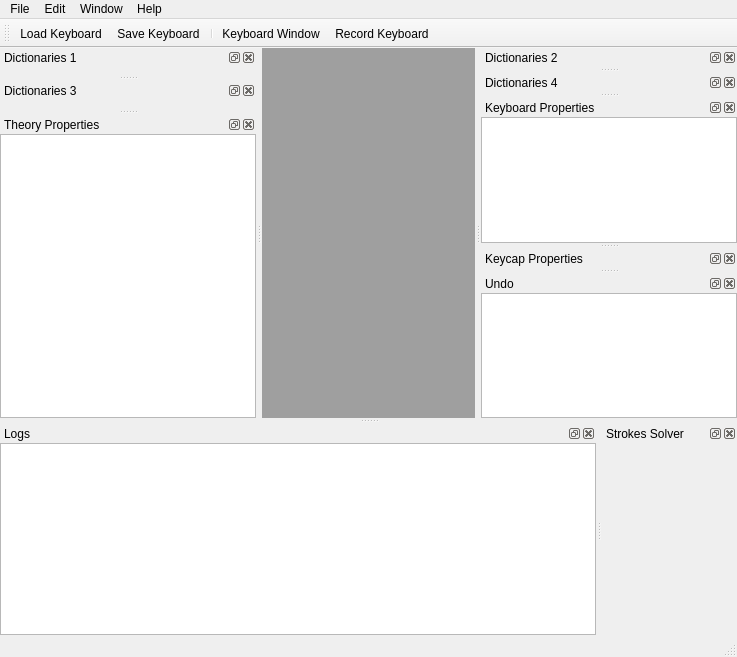
<?xml version="1.0" encoding="UTF-8"?>
<ui version="4.0">
 <class>MainWindow</class>
 <widget class="QMainWindow" name="MainWindow">
  <property name="geometry">
   <rect>
    <x>0</x>
    <y>0</y>
    <width>737</width>
    <height>657</height>
   </rect>
  </property>
  <property name="windowTitle">
   <string>Programmer Steno Tutor</string>
  </property>
  <property name="windowIcon">
   <iconset resource="../../Resources/ProgrammerStenoTutor.qrc">
    <normaloff>:/Icons/ProgrammerStenoTutor.png</normaloff>:/Icons/ProgrammerStenoTutor.png</iconset>
  </property>
  <widget class="QWidget" name="centralWidget">
   <layout class="QGridLayout" name="gridLayout_6">
    <property name="leftMargin">
     <number>0</number>
    </property>
    <property name="topMargin">
     <number>0</number>
    </property>
    <property name="rightMargin">
     <number>0</number>
    </property>
    <property name="bottomMargin">
     <number>0</number>
    </property>
    <item row="0" column="0">
     <widget class="QMdiArea" name="mdiArea"/>
    </item>
   </layout>
  </widget>
  <widget class="QMenuBar" name="menuBar">
   <property name="geometry">
    <rect>
     <x>0</x>
     <y>0</y>
     <width>737</width>
     <height>22</height>
    </rect>
   </property>
   <widget class="QMenu" name="menuFile">
    <property name="title">
     <string>File</string>
    </property>
    <widget class="QMenu" name="menuTheory">
     <property name="title">
      <string>Theory</string>
     </property>
     <property name="icon">
      <iconset resource="../../Resources/ProgrammerStenoTutor.qrc">
       <normaloff>:/Icons/graduation-hat.png</normaloff>:/Icons/graduation-hat.png</iconset>
     </property>
     <addaction name="actionLoad_Theory"/>
     <addaction name="actionLoad_Default_Theory"/>
     <addaction name="actionSave_Theory_as"/>
     <addaction name="separator"/>
     <addaction name="actionImport_Dictionaries"/>
     <addaction name="separator"/>
     <addaction name="actionWrite_Markdown_Files_To"/>
     <addaction name="actionWrite_Markdown_Files"/>
    </widget>
    <widget class="QMenu" name="menuKeyboard">
     <property name="title">
      <string>Keyboard</string>
     </property>
     <property name="icon">
      <iconset resource="../../Resources/ProgrammerStenoTutor.qrc">
       <normaloff>:/Icons/keyboard-full.png</normaloff>:/Icons/keyboard-full.png</iconset>
     </property>
     <addaction name="actionLoad_Keyboard"/>
     <addaction name="actionLoad_Default_Keyboard"/>
     <addaction name="actionSave_Keyboard_as"/>
     <addaction name="actionSave_Keyboard"/>
     <addaction name="separator"/>
     <addaction name="actionImport_Default_Keyboard_Svg"/>
     <addaction name="actionImport_Keyboard_Svg"/>
    </widget>
    <addaction name="menuKeyboard"/>
    <addaction name="separator"/>
    <addaction name="menuTheory"/>
    <addaction name="separator"/>
    <addaction name="actionQuit"/>
   </widget>
   <widget class="QMenu" name="menuWindow">
    <property name="title">
     <string>Window</string>
    </property>
    <addaction name="actionKeyboard_Window"/>
   </widget>
   <widget class="QMenu" name="menuHelp">
    <property name="title">
     <string>Help</string>
    </property>
    <addaction name="actionAbout"/>
   </widget>
   <widget class="QMenu" name="menuEdit">
    <property name="title">
     <string>Edit</string>
    </property>
   </widget>
   <addaction name="menuFile"/>
   <addaction name="menuEdit"/>
   <addaction name="menuWindow"/>
   <addaction name="menuHelp"/>
  </widget>
  <widget class="QStatusBar" name="statusBar"/>
  <widget class="QDockWidget" name="dockWidgetDictionaries1">
   <property name="windowTitle">
    <string>Dictionaries 1</string>
   </property>
   <attribute name="dockWidgetArea">
    <number>1</number>
   </attribute>
   <widget class="QWidget" name="dockWidgetContents_2">
    <layout class="QGridLayout" name="gridLayout_2">
     <property name="leftMargin">
      <number>0</number>
     </property>
     <property name="topMargin">
      <number>0</number>
     </property>
     <property name="rightMargin">
      <number>0</number>
     </property>
     <property name="bottomMargin">
      <number>0</number>
     </property>
     <item row="0" column="0">
      <widget class="DictionariesWidget" name="widgetDictionaries1" native="true"/>
     </item>
    </layout>
   </widget>
  </widget>
  <widget class="QDockWidget" name="dockWidgetDictionaries2">
   <property name="windowTitle">
    <string>Dictionaries 2</string>
   </property>
   <attribute name="dockWidgetArea">
    <number>2</number>
   </attribute>
   <widget class="QWidget" name="dockWidgetContents_3">
    <layout class="QGridLayout" name="gridLayout_3">
     <property name="leftMargin">
      <number>0</number>
     </property>
     <property name="topMargin">
      <number>0</number>
     </property>
     <property name="rightMargin">
      <number>0</number>
     </property>
     <property name="bottomMargin">
      <number>0</number>
     </property>
     <item row="0" column="0">
      <widget class="DictionariesWidget" name="widgetDictionaries2" native="true"/>
     </item>
    </layout>
   </widget>
  </widget>
  <widget class="QDockWidget" name="dockWidgetDictionaries3">
   <property name="windowTitle">
    <string>Dictionaries 3</string>
   </property>
   <attribute name="dockWidgetArea">
    <number>1</number>
   </attribute>
   <widget class="QWidget" name="dockWidgetContents_4">
    <layout class="QGridLayout" name="gridLayout_4">
     <property name="leftMargin">
      <number>0</number>
     </property>
     <property name="topMargin">
      <number>0</number>
     </property>
     <property name="rightMargin">
      <number>0</number>
     </property>
     <property name="bottomMargin">
      <number>0</number>
     </property>
     <item row="0" column="0">
      <widget class="DictionariesWidget" name="widgetDictionaries3" native="true"/>
     </item>
    </layout>
   </widget>
  </widget>
  <widget class="QDockWidget" name="dockWidgetDictionaries4">
   <property name="windowTitle">
    <string>Dictionaries 4</string>
   </property>
   <attribute name="dockWidgetArea">
    <number>2</number>
   </attribute>
   <widget class="QWidget" name="dockWidgetContents_5">
    <layout class="QGridLayout" name="gridLayout_5">
     <property name="leftMargin">
      <number>0</number>
     </property>
     <property name="topMargin">
      <number>0</number>
     </property>
     <property name="rightMargin">
      <number>0</number>
     </property>
     <property name="bottomMargin">
      <number>0</number>
     </property>
     <item row="0" column="0">
      <widget class="DictionariesWidget" name="widgetDictionaries4" native="true"/>
     </item>
    </layout>
   </widget>
  </widget>
  <widget class="QDockWidget" name="dockWidgetLogs">
   <property name="windowTitle">
    <string>Logs</string>
   </property>
   <attribute name="dockWidgetArea">
    <number>8</number>
   </attribute>
   <widget class="QWidget" name="dockWidgetContents">
    <layout class="QGridLayout" name="gridLayout">
     <property name="leftMargin">
      <number>0</number>
     </property>
     <property name="topMargin">
      <number>0</number>
     </property>
     <property name="rightMargin">
      <number>0</number>
     </property>
     <property name="bottomMargin">
      <number>0</number>
     </property>
     <item row="0" column="0">
      <widget class="QTextEdit" name="textEditLogs">
       <property name="readOnly">
        <bool>true</bool>
       </property>
      </widget>
     </item>
    </layout>
   </widget>
  </widget>
  <widget class="QDockWidget" name="dockWidgetKeyboardProperties">
   <property name="windowTitle">
    <string>Keyboard Properties</string>
   </property>
   <attribute name="dockWidgetArea">
    <number>2</number>
   </attribute>
   <widget class="QWidget" name="dockWidgetContents_6">
    <layout class="QGridLayout" name="gridLayout_7">
     <property name="leftMargin">
      <number>0</number>
     </property>
     <property name="topMargin">
      <number>0</number>
     </property>
     <property name="rightMargin">
      <number>0</number>
     </property>
     <property name="bottomMargin">
      <number>0</number>
     </property>
     <item row="0" column="0">
      <widget class="KeyboardTreeView" name="treeViewKeyboardProperties"/>
     </item>
    </layout>
   </widget>
  </widget>
  <widget class="QDockWidget" name="dockWidgetKeycapProperties">
   <property name="windowTitle">
    <string>Keycap Properties</string>
   </property>
   <attribute name="dockWidgetArea">
    <number>2</number>
   </attribute>
   <widget class="QWidget" name="dockWidgetContents_7">
    <layout class="QGridLayout" name="gridLayout_8">
     <property name="leftMargin">
      <number>0</number>
     </property>
     <property name="topMargin">
      <number>0</number>
     </property>
     <property name="rightMargin">
      <number>0</number>
     </property>
     <property name="bottomMargin">
      <number>0</number>
     </property>
     <item row="0" column="0">
      <widget class="KeycapWidget" name="widgetKeycapProperties" native="true"/>
     </item>
    </layout>
   </widget>
  </widget>
  <widget class="QDockWidget" name="dockWidgetUndo">
   <property name="windowTitle">
    <string>Undo</string>
   </property>
   <attribute name="dockWidgetArea">
    <number>2</number>
   </attribute>
   <widget class="QWidget" name="dockWidgetContents_8">
    <layout class="QGridLayout" name="gridLayout_9">
     <property name="leftMargin">
      <number>0</number>
     </property>
     <property name="topMargin">
      <number>0</number>
     </property>
     <property name="rightMargin">
      <number>0</number>
     </property>
     <property name="bottomMargin">
      <number>0</number>
     </property>
     <item row="0" column="0">
      <widget class="QUndoView" name="listViewUndo"/>
     </item>
    </layout>
   </widget>
  </widget>
  <widget class="QToolBar" name="toolBar">
   <property name="windowTitle">
    <string>toolBar</string>
   </property>
   <property name="iconSize">
    <size>
     <width>16</width>
     <height>16</height>
    </size>
   </property>
   <attribute name="toolBarArea">
    <enum>TopToolBarArea</enum>
   </attribute>
   <attribute name="toolBarBreak">
    <bool>false</bool>
   </attribute>
   <addaction name="actionLoad_Keyboard"/>
   <addaction name="actionSave_Keyboard"/>
   <addaction name="separator"/>
   <addaction name="actionKeyboard_Window"/>
   <addaction name="actionRecord_Keyboard"/>
  </widget>
  <widget class="QDockWidget" name="dockWidgetTheory">
   <property name="windowTitle">
    <string>Theory Properties</string>
   </property>
   <attribute name="dockWidgetArea">
    <number>1</number>
   </attribute>
   <widget class="QWidget" name="dockWidgetContents_9">
    <layout class="QGridLayout" name="gridLayout_10">
     <property name="leftMargin">
      <number>0</number>
     </property>
     <property name="topMargin">
      <number>0</number>
     </property>
     <property name="rightMargin">
      <number>0</number>
     </property>
     <property name="bottomMargin">
      <number>0</number>
     </property>
     <item row="0" column="0">
      <widget class="TheoryTreeView" name="treeViewTheory"/>
     </item>
    </layout>
   </widget>
  </widget>
  <widget class="QDockWidget" name="dockWidgetStrokesSolver">
   <property name="windowTitle">
    <string>Strokes Solver</string>
   </property>
   <attribute name="dockWidgetArea">
    <number>8</number>
   </attribute>
   <widget class="QWidget" name="dockWidgetContents_10">
    <layout class="QGridLayout" name="gridLayout_11">
     <property name="leftMargin">
      <number>0</number>
     </property>
     <property name="topMargin">
      <number>0</number>
     </property>
     <property name="rightMargin">
      <number>0</number>
     </property>
     <property name="bottomMargin">
      <number>0</number>
     </property>
     <item row="0" column="0">
      <widget class="StrokesSolverWidget" name="widgetStrokesSolver" native="true"/>
     </item>
    </layout>
   </widget>
  </widget>
  <action name="actionQuit">
   <property name="icon">
    <iconset resource="../../Resources/ProgrammerStenoTutor.qrc">
     <normaloff>:/Icons/door-open-out.png</normaloff>:/Icons/door-open-out.png</iconset>
   </property>
   <property name="text">
    <string>Quit</string>
   </property>
  </action>
  <action name="actionImport_Dictionaries">
   <property name="icon">
    <iconset resource="../../Resources/ProgrammerStenoTutor.qrc">
     <normaloff>:/Icons/book-open-next.png</normaloff>:/Icons/book-open-next.png</iconset>
   </property>
   <property name="text">
    <string>Import Dictionaries...</string>
   </property>
  </action>
  <action name="actionReload_Dictionaries">
   <property name="icon">
    <iconset resource="../../Resources/ProgrammerStenoTutor.qrc">
     <normaloff>:/Icons/book-open-next.png</normaloff>:/Icons/book-open-next.png</iconset>
   </property>
   <property name="text">
    <string>Reload Dictionaries</string>
   </property>
   <property name="shortcut">
    <string>F5</string>
   </property>
  </action>
  <action name="actionWrite_Markdown_Files_To">
   <property name="icon">
    <iconset resource="../../Resources/ProgrammerStenoTutor.qrc">
     <normaloff>:/Icons/disk--pencil.png</normaloff>:/Icons/disk--pencil.png</iconset>
   </property>
   <property name="text">
    <string>Write Markdown Files To...</string>
   </property>
  </action>
  <action name="actionWrite_Markdown_Files">
   <property name="icon">
    <iconset resource="../../Resources/ProgrammerStenoTutor.qrc">
     <normaloff>:/Icons/disk.png</normaloff>:/Icons/disk.png</iconset>
   </property>
   <property name="text">
    <string>Write Markdown Files</string>
   </property>
   <property name="shortcut">
    <string>F6</string>
   </property>
  </action>
  <action name="actionKeyboard_Window">
   <property name="icon">
    <iconset resource="../../Resources/ProgrammerStenoTutor.qrc">
     <normaloff>:/Icons/keyboard-full.png</normaloff>:/Icons/keyboard-full.png</iconset>
   </property>
   <property name="text">
    <string>Keyboard Window</string>
   </property>
  </action>
  <action name="actionAbout">
   <property name="icon">
    <iconset resource="../../Resources/ProgrammerStenoTutor.qrc">
     <normaloff>:/Icons/question.png</normaloff>:/Icons/question.png</iconset>
   </property>
   <property name="text">
    <string>About</string>
   </property>
  </action>
  <action name="actionImport_Keyboard_Svg">
   <property name="icon">
    <iconset resource="../../Resources/ProgrammerStenoTutor.qrc">
     <normaloff>:/Icons/keyboard-full.png</normaloff>:/Icons/keyboard-full.png</iconset>
   </property>
   <property name="text">
    <string>Import Keyboard Svg...</string>
   </property>
  </action>
  <action name="actionImport_Default_Keyboard_Svg">
   <property name="icon">
    <iconset resource="../../Resources/ProgrammerStenoTutor.qrc">
     <normaloff>:/Icons/keyboard-full.png</normaloff>:/Icons/keyboard-full.png</iconset>
   </property>
   <property name="text">
    <string>Import Default Keyboard Svg</string>
   </property>
  </action>
  <action name="actionRecord_Keyboard">
   <property name="checkable">
    <bool>true</bool>
   </property>
   <property name="icon">
    <iconset resource="../../Resources/ProgrammerStenoTutor.qrc">
     <normaloff>:/Icons/control-record.png</normaloff>:/Icons/control-record.png</iconset>
   </property>
   <property name="text">
    <string>Record Keyboard</string>
   </property>
   <property name="toolTip">
    <string>Record keyboard inputs</string>
   </property>
  </action>
  <action name="actionLoad_Keyboard">
   <property name="icon">
    <iconset resource="../../Resources/ProgrammerStenoTutor.qrc">
     <normaloff>:/Icons/folder-open-document.png</normaloff>:/Icons/folder-open-document.png</iconset>
   </property>
   <property name="text">
    <string>Load Keyboard...</string>
   </property>
  </action>
  <action name="actionSave_Keyboard_as">
   <property name="icon">
    <iconset resource="../../Resources/ProgrammerStenoTutor.qrc">
     <normaloff>:/Icons/disk--pencil.png</normaloff>:/Icons/disk--pencil.png</iconset>
   </property>
   <property name="text">
    <string>Save Keyboard as...</string>
   </property>
  </action>
  <action name="actionSave_Keyboard">
   <property name="icon">
    <iconset resource="../../Resources/ProgrammerStenoTutor.qrc">
     <normaloff>:/Icons/disk.png</normaloff>:/Icons/disk.png</iconset>
   </property>
   <property name="text">
    <string>Save Keyboard</string>
   </property>
   <property name="shortcut">
    <string>Ctrl+S</string>
   </property>
  </action>
  <action name="actionLoad_Theory">
   <property name="icon">
    <iconset resource="../../Resources/ProgrammerStenoTutor.qrc">
     <normaloff>:/Icons/folder-open-document.png</normaloff>:/Icons/folder-open-document.png</iconset>
   </property>
   <property name="text">
    <string>Load Theory...</string>
   </property>
  </action>
  <action name="actionSave_Theory_as">
   <property name="icon">
    <iconset resource="../../Resources/ProgrammerStenoTutor.qrc">
     <normaloff>:/Icons/disk--pencil.png</normaloff>:/Icons/disk--pencil.png</iconset>
   </property>
   <property name="text">
    <string>Save Theory as...</string>
   </property>
  </action>
  <action name="actionLoad_Default_Keyboard">
   <property name="icon">
    <iconset resource="../../Resources/ProgrammerStenoTutor.qrc">
     <normaloff>:/Icons/folder-open-document.png</normaloff>:/Icons/folder-open-document.png</iconset>
   </property>
   <property name="text">
    <string>Load Default Keyboard (ErgoDox)</string>
   </property>
  </action>
  <action name="actionLoad_Default_Theory">
   <property name="icon">
    <iconset resource="../../Resources/ProgrammerStenoTutor.qrc">
     <normaloff>:/Icons/folder-open-document.png</normaloff>:/Icons/folder-open-document.png</iconset>
   </property>
   <property name="text">
    <string>Load Default Theory (Programmer Steno)</string>
   </property>
  </action>
 </widget>
 <layoutdefault spacing="6" margin="11"/>
 <customwidgets>
  <customwidget>
   <class>DictionariesWidget</class>
   <extends>QWidget</extends>
   <header>Dictionaries/DictionariesWidget.h</header>
   <container>1</container>
  </customwidget>
  <customwidget>
   <class>KeyboardTreeView</class>
   <extends>QTreeView</extends>
   <header>Keyboards/KeyboardTreeView.h</header>
  </customwidget>
  <customwidget>
   <class>KeycapWidget</class>
   <extends>QWidget</extends>
   <header>Keycaps/KeycapWidget.h</header>
   <container>1</container>
  </customwidget>
  <customwidget>
   <class>QUndoView</class>
   <extends>QListView</extends>
   <header location="global">QtWidgets/QUndoView</header>
  </customwidget>
  <customwidget>
   <class>TheoryTreeView</class>
   <extends>QTreeView</extends>
   <header>Theories/TheoryTreeView.h</header>
  </customwidget>
  <customwidget>
   <class>StrokesSolverWidget</class>
   <extends>QWidget</extends>
   <header>StrokesSolver/StrokesSolverWidget.h</header>
   <container>1</container>
  </customwidget>
 </customwidgets>
 <resources>
  <include location="../../Resources/ProgrammerStenoTutor.qrc"/>
 </resources>
 <connections/>
</ui>
